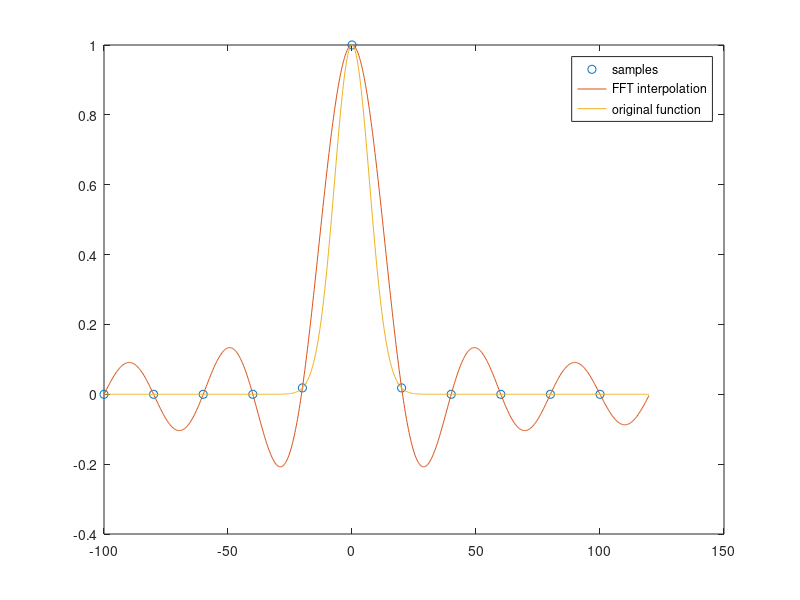

MATLAB code to generate this figure:
% 1d interpolation using fft

% generate some random data

l = 200;
h1 = 20;
xs = -l/2:h1:l/2;
N = length(xs);

func = @(x) exp(-(x).^2/100);
ys = func(xs); % exp(2i*pi*xs/l) + 0.5*exp(6i*pi*xs/l);

plot(xs,real(ys),'o','DisplayName','samples')
hold on

% plot(xs,imag(ys),'bo')
% 
% ys = interpft(ys,1000);
% xs = (0:1000-1)/1000*l;
% 
% plot(xs,real(ys),'-','DisplayName','samples')
% xlim([0 l])
% hold on


% perform fft

z = fftshift(fft(ys));

% interpolation method 1 - summation over fourier 

% Np = 80;
% px = (0:Np-1)/Np*l;
% k = -floor(N/2):floor(N/2);
% py = z/N*exp(2i*pi*k'*px/l);

% plot(px,real(py),'r-','DisplayName','real')



% interpolation method 2 - zero padding

h = 0.25;
px = -l/2:h:l/2+h1-h;
Np = length(px);
npad = Np-N;
z = [zeros(1,ceil(npad/2)) z zeros(1,floor(npad/2))];
z = ifftshift(z);
py = ifft(z)*Np/N;

% plot

plot(px,real(py),'DisplayName','FFT interpolation')
hold on

plot(px,func(px),'DisplayName','original function')
% plot(px,imag(py),'b-','DisplayName','imaginary')

legend

err = max(abs(py(ismember(px,xs)) - ys))
